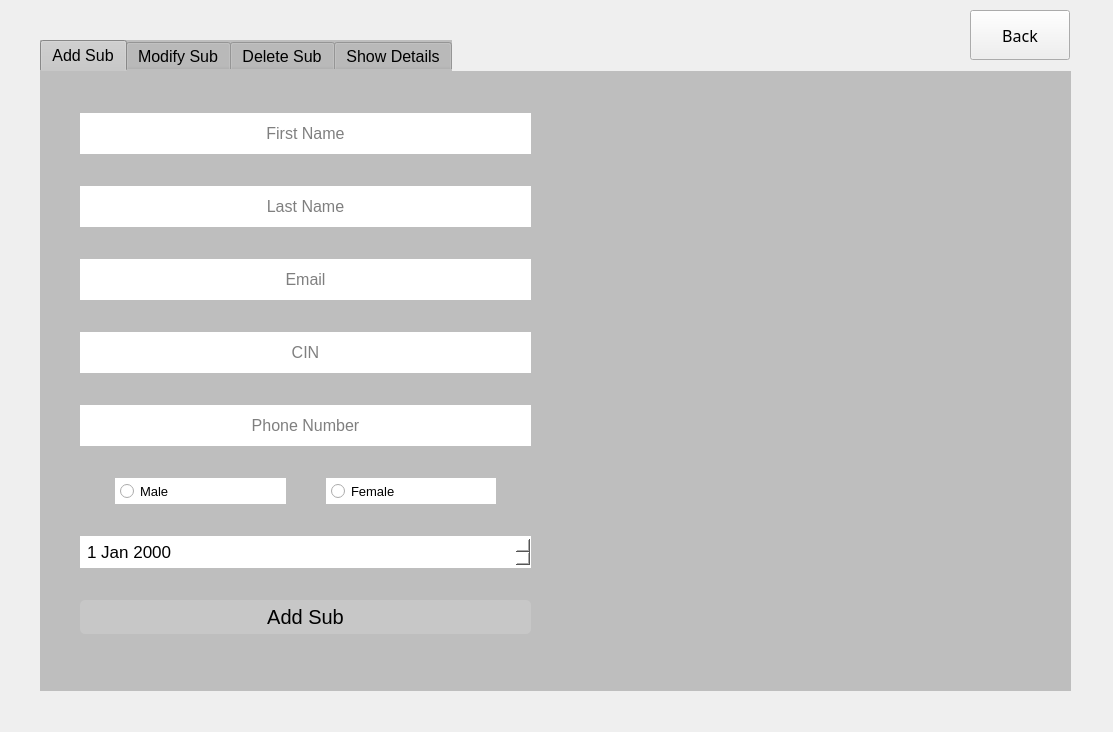
<?xml version="1.0" encoding="UTF-8"?>
<ui version="4.0">
 <class>MainWindow</class>
 <widget class="QMainWindow" name="MainWindow">
  <property name="geometry">
   <rect>
    <x>0</x>
    <y>0</y>
    <width>1113</width>
    <height>732</height>
   </rect>
  </property>
  <property name="minimumSize">
   <size>
    <width>1113</width>
    <height>732</height>
   </size>
  </property>
  <property name="maximumSize">
   <size>
    <width>1113</width>
    <height>732</height>
   </size>
  </property>
  <property name="windowTitle">
   <string>MainWindow</string>
  </property>
  <property name="styleSheet">
   <string notr="true">QMainWindow{

border-image: url(:/background/img/bg.jpg);}</string>
  </property>
  <widget class="QWidget" name="centralwidget">
   <widget class="QTabWidget" name="tabWidget">
    <property name="geometry">
     <rect>
      <x>40</x>
      <y>40</y>
      <width>1031</width>
      <height>651</height>
     </rect>
    </property>
    <property name="font">
     <font>
      <pointsize>12</pointsize>
     </font>
    </property>
    <property name="styleSheet">
     <string notr="true">border:none;
outline:none;
background-color:rgb(190, 190, 190)</string>
    </property>
    <property name="currentIndex">
     <number>0</number>
    </property>
    <property name="usesScrollButtons">
     <bool>false</bool>
    </property>
    <widget class="QWidget" name="tab">
     <attribute name="title">
      <string>Add Sub</string>
     </attribute>
     <widget class="QWidget" name="layoutWidget">
      <property name="geometry">
       <rect>
        <x>40</x>
        <y>40</y>
        <width>451</width>
        <height>531</height>
       </rect>
      </property>
      <layout class="QGridLayout" name="gridLayout">
       <property name="verticalSpacing">
        <number>30</number>
       </property>
       <item row="4" column="0">
        <widget class="QLineEdit" name="cin">
         <property name="minimumSize">
          <size>
           <width>300</width>
           <height>40</height>
          </size>
         </property>
         <property name="font">
          <font>
           <pointsize>12</pointsize>
          </font>
         </property>
         <property name="styleSheet">
          <string notr="true">QLineEdit{
padding:10px;
background-color: rgb(255, 255, 255);
border-radius:0px;
}
QLineEdit:focus{
border-bottom:2px solid blue;
}
</string>
         </property>
         <property name="alignment">
          <set>Qt::AlignCenter</set>
         </property>
         <property name="placeholderText">
          <string>CIN</string>
         </property>
        </widget>
       </item>
       <item row="6" column="0">
        <layout class="QHBoxLayout" name="horizontalLayout">
         <property name="sizeConstraint">
          <enum>QLayout::SetDefaultConstraint</enum>
         </property>
         <item>
          <spacer name="horizontalSpacer">
           <property name="orientation">
            <enum>Qt::Horizontal</enum>
           </property>
           <property name="sizeType">
            <enum>QSizePolicy::Fixed</enum>
           </property>
           <property name="sizeHint" stdset="0">
            <size>
             <width>35</width>
             <height>10</height>
            </size>
           </property>
          </spacer>
         </item>
         <item>
          <widget class="QRadioButton" name="Male">
           <property name="sizePolicy">
            <sizepolicy hsizetype="Minimum" vsizetype="Fixed">
             <horstretch>0</horstretch>
             <verstretch>0</verstretch>
            </sizepolicy>
           </property>
           <property name="font">
            <font>
             <pointsize>10</pointsize>
            </font>
           </property>
           <property name="layoutDirection">
            <enum>Qt::LeftToRight</enum>
           </property>
           <property name="styleSheet">
            <string notr="true">padding:5px;
background-color: rgb(255, 255, 255);</string>
           </property>
           <property name="text">
            <string>Male</string>
           </property>
          </widget>
         </item>
         <item>
          <spacer name="horizontalSpacer_8">
           <property name="orientation">
            <enum>Qt::Horizontal</enum>
           </property>
           <property name="sizeType">
            <enum>QSizePolicy::Fixed</enum>
           </property>
           <property name="sizeHint" stdset="0">
            <size>
             <width>40</width>
             <height>20</height>
            </size>
           </property>
          </spacer>
         </item>
         <item>
          <widget class="QRadioButton" name="Female">
           <property name="font">
            <font>
             <pointsize>10</pointsize>
            </font>
           </property>
           <property name="styleSheet">
            <string notr="true">padding:5px;
background-color: rgb(255, 255, 255);</string>
           </property>
           <property name="text">
            <string>Female</string>
           </property>
          </widget>
         </item>
         <item>
          <spacer name="horizontalSpacer_2">
           <property name="orientation">
            <enum>Qt::Horizontal</enum>
           </property>
           <property name="sizeType">
            <enum>QSizePolicy::Fixed</enum>
           </property>
           <property name="sizeHint" stdset="0">
            <size>
             <width>35</width>
             <height>10</height>
            </size>
           </property>
          </spacer>
         </item>
        </layout>
       </item>
       <item row="7" column="0">
        <layout class="QHBoxLayout" name="horizontalLayout_2">
         <item>
          <widget class="QDateEdit" name="birthday">
           <property name="font">
            <font>
             <pointsize>13</pointsize>
            </font>
           </property>
           <property name="styleSheet">
            <string notr="true">padding:5px;background-color: rgb(255, 255, 255);</string>
           </property>
          </widget>
         </item>
        </layout>
       </item>
       <item row="3" column="0">
        <widget class="QLineEdit" name="mail">
         <property name="minimumSize">
          <size>
           <width>300</width>
           <height>40</height>
          </size>
         </property>
         <property name="font">
          <font>
           <pointsize>12</pointsize>
          </font>
         </property>
         <property name="styleSheet">
          <string notr="true">QLineEdit{
padding:10px;
background-color: rgb(255, 255, 255);
border-radius:0px;
}
QLineEdit:focus{
border-bottom:2px solid blue;
}
</string>
         </property>
         <property name="alignment">
          <set>Qt::AlignCenter</set>
         </property>
         <property name="placeholderText">
          <string>Email</string>
         </property>
        </widget>
       </item>
       <item row="0" column="0">
        <widget class="QLineEdit" name="FName">
         <property name="minimumSize">
          <size>
           <width>300</width>
           <height>40</height>
          </size>
         </property>
         <property name="font">
          <font>
           <pointsize>12</pointsize>
          </font>
         </property>
         <property name="styleSheet">
          <string notr="true">QLineEdit{
padding:10px;
background-color: rgb(255, 255, 255);
border-radius:0px;
}
QLineEdit:focus{
border-bottom:2px solid blue;
}
</string>
         </property>
         <property name="alignment">
          <set>Qt::AlignCenter</set>
         </property>
         <property name="placeholderText">
          <string>First Name</string>
         </property>
        </widget>
       </item>
       <item row="5" column="0">
        <widget class="QLineEdit" name="num">
         <property name="minimumSize">
          <size>
           <width>300</width>
           <height>40</height>
          </size>
         </property>
         <property name="font">
          <font>
           <pointsize>12</pointsize>
          </font>
         </property>
         <property name="styleSheet">
          <string notr="true">QLineEdit{
padding:10px;
background-color: rgb(255, 255, 255);
border-radius:0px;
}
QLineEdit:focus{
border-bottom:2px solid blue;
}
</string>
         </property>
         <property name="alignment">
          <set>Qt::AlignCenter</set>
         </property>
         <property name="placeholderText">
          <string>Phone Number</string>
         </property>
        </widget>
       </item>
       <item row="8" column="0">
        <widget class="QPushButton" name="add">
         <property name="font">
          <font>
           <pointsize>15</pointsize>
          </font>
         </property>
         <property name="styleSheet">
          <string notr="true">QPushButton{
background-color: rgb(199, 199, 199);
padding:5px;
border-radius: 5px;
}
QPushButton:hover{
background-color:rgb(120, 120, 120);

 }</string>
         </property>
         <property name="text">
          <string>Add Sub</string>
         </property>
        </widget>
       </item>
       <item row="2" column="0">
        <widget class="QLineEdit" name="LName">
         <property name="minimumSize">
          <size>
           <width>300</width>
           <height>40</height>
          </size>
         </property>
         <property name="font">
          <font>
           <pointsize>12</pointsize>
          </font>
         </property>
         <property name="styleSheet">
          <string notr="true">QLineEdit{
padding:10px;
background-color: rgb(255, 255, 255);
border-radius:0px;
}
QLineEdit:focus{
border-bottom:2px solid blue;
}
</string>
         </property>
         <property name="alignment">
          <set>Qt::AlignCenter</set>
         </property>
         <property name="placeholderText">
          <string>Last Name</string>
         </property>
        </widget>
       </item>
      </layout>
     </widget>
     <widget class="QLabel" name="label">
      <property name="geometry">
       <rect>
        <x>540</x>
        <y>40</y>
        <width>431</width>
        <height>531</height>
       </rect>
      </property>
      <property name="styleSheet">
       <string notr="true">QLabel{
border-image: url(:/background/img/date.jpg);
}</string>
      </property>
      <property name="text">
       <string/>
      </property>
     </widget>
    </widget>
    <widget class="QWidget" name="tab_2">
     <attribute name="title">
      <string>Modify Sub</string>
     </attribute>
     <widget class="QWidget" name="layoutWidget_3">
      <property name="geometry">
       <rect>
        <x>500</x>
        <y>50</y>
        <width>451</width>
        <height>526</height>
       </rect>
      </property>
      <layout class="QGridLayout" name="gridLayout_2">
       <property name="verticalSpacing">
        <number>30</number>
       </property>
       <item row="7" column="0">
        <widget class="QPushButton" name="modify">
         <property name="font">
          <font>
           <pointsize>15</pointsize>
          </font>
         </property>
         <property name="styleSheet">
          <string notr="true">QPushButton{
background-color: rgb(199, 199, 199);
padding:5px;
border-radius: 5px;
}
QPushButton:hover{
background-color:rgb(120, 120, 120);

 }</string>
         </property>
         <property name="text">
          <string>Modify Sub</string>
         </property>
        </widget>
       </item>
       <item row="2" column="0">
        <widget class="QLineEdit" name="modifyLast">
         <property name="minimumSize">
          <size>
           <width>300</width>
           <height>40</height>
          </size>
         </property>
         <property name="font">
          <font>
           <pointsize>12</pointsize>
          </font>
         </property>
         <property name="styleSheet">
          <string notr="true">QLineEdit{
padding:10px;
background-color: rgb(255, 255, 255);
border-radius:0px;
}
QLineEdit:focus{
border-bottom:2px solid blue;
}
</string>
         </property>
         <property name="alignment">
          <set>Qt::AlignCenter</set>
         </property>
         <property name="placeholderText">
          <string>Last Name</string>
         </property>
        </widget>
       </item>
       <item row="3" column="0">
        <widget class="QLineEdit" name="modifyMail">
         <property name="minimumSize">
          <size>
           <width>300</width>
           <height>40</height>
          </size>
         </property>
         <property name="font">
          <font>
           <pointsize>12</pointsize>
          </font>
         </property>
         <property name="styleSheet">
          <string notr="true">QLineEdit{
padding:10px;
background-color: rgb(255, 255, 255);
border-radius:0px;
}
QLineEdit:focus{
border-bottom:2px solid blue;
}
</string>
         </property>
         <property name="alignment">
          <set>Qt::AlignCenter</set>
         </property>
         <property name="placeholderText">
          <string>Email</string>
         </property>
        </widget>
       </item>
       <item row="5" column="0">
        <layout class="QHBoxLayout" name="horizontalLayout_3">
         <property name="sizeConstraint">
          <enum>QLayout::SetDefaultConstraint</enum>
         </property>
         <item>
          <spacer name="horizontalSpacer_4">
           <property name="orientation">
            <enum>Qt::Horizontal</enum>
           </property>
           <property name="sizeType">
            <enum>QSizePolicy::Fixed</enum>
           </property>
           <property name="sizeHint" stdset="0">
            <size>
             <width>35</width>
             <height>10</height>
            </size>
           </property>
          </spacer>
         </item>
         <item>
          <widget class="QRadioButton" name="modifyMale">
           <property name="font">
            <font>
             <pointsize>10</pointsize>
            </font>
           </property>
           <property name="styleSheet">
            <string notr="true">padding:5px;
background-color: rgb(255, 255, 255);</string>
           </property>
           <property name="text">
            <string>Male</string>
           </property>
          </widget>
         </item>
         <item>
          <widget class="QRadioButton" name="modifyFe">
           <property name="font">
            <font>
             <pointsize>10</pointsize>
            </font>
           </property>
           <property name="styleSheet">
            <string notr="true">padding:5px;
background-color: rgb(255, 255, 255);</string>
           </property>
           <property name="text">
            <string>Female</string>
           </property>
          </widget>
         </item>
         <item>
          <spacer name="horizontalSpacer_5">
           <property name="orientation">
            <enum>Qt::Horizontal</enum>
           </property>
           <property name="sizeType">
            <enum>QSizePolicy::Fixed</enum>
           </property>
           <property name="sizeHint" stdset="0">
            <size>
             <width>35</width>
             <height>10</height>
            </size>
           </property>
          </spacer>
         </item>
        </layout>
       </item>
       <item row="0" column="0">
        <widget class="QLineEdit" name="modifyName">
         <property name="minimumSize">
          <size>
           <width>300</width>
           <height>40</height>
          </size>
         </property>
         <property name="font">
          <font>
           <pointsize>12</pointsize>
          </font>
         </property>
         <property name="styleSheet">
          <string notr="true">QLineEdit{
padding:10px;
background-color: rgb(255, 255, 255);
border-radius:0px;
}
QLineEdit:focus{
border-bottom:2px solid blue;
}
</string>
         </property>
         <property name="alignment">
          <set>Qt::AlignCenter</set>
         </property>
         <property name="placeholderText">
          <string>First Name</string>
         </property>
        </widget>
       </item>
       <item row="4" column="0">
        <widget class="QLineEdit" name="modifyNum">
         <property name="minimumSize">
          <size>
           <width>300</width>
           <height>40</height>
          </size>
         </property>
         <property name="font">
          <font>
           <pointsize>12</pointsize>
          </font>
         </property>
         <property name="styleSheet">
          <string notr="true">QLineEdit{
padding:10px;
background-color: rgb(255, 255, 255);
border-radius:0px;
}
QLineEdit:focus{
border-bottom:2px solid blue;
}
</string>
         </property>
         <property name="alignment">
          <set>Qt::AlignCenter</set>
         </property>
         <property name="placeholderText">
          <string>Phone Number</string>
         </property>
        </widget>
       </item>
       <item row="6" column="0">
        <layout class="QHBoxLayout" name="horizontalLayout_4">
         <item>
          <widget class="QDateEdit" name="modifyBirthday">
           <property name="font">
            <font>
             <pointsize>13</pointsize>
            </font>
           </property>
           <property name="styleSheet">
            <string notr="true">background-color: rgb(255, 255, 255);
padding:5px;</string>
           </property>
          </widget>
         </item>
        </layout>
       </item>
      </layout>
     </widget>
     <widget class="QLabel" name="label_7">
      <property name="geometry">
       <rect>
        <x>100</x>
        <y>80</y>
        <width>261</width>
        <height>281</height>
       </rect>
      </property>
      <property name="styleSheet">
       <string notr="true">image: url(:/background/img/memo.1024x1024.png);</string>
      </property>
      <property name="text">
       <string/>
      </property>
     </widget>
     <widget class="QLineEdit" name="modifyCIN">
      <property name="geometry">
       <rect>
        <x>60</x>
        <y>430</y>
        <width>300</width>
        <height>40</height>
       </rect>
      </property>
      <property name="minimumSize">
       <size>
        <width>300</width>
        <height>40</height>
       </size>
      </property>
      <property name="font">
       <font>
        <pointsize>12</pointsize>
       </font>
      </property>
      <property name="styleSheet">
       <string notr="true">QLineEdit{
padding:10px;
background-color: rgb(255, 255, 255);
border-radius:0px;
}
QLineEdit:focus{
border-bottom:2px solid blue;
}
</string>
      </property>
      <property name="alignment">
       <set>Qt::AlignCenter</set>
      </property>
      <property name="placeholderText">
       <string>CIN</string>
      </property>
     </widget>
     <widget class="QPushButton" name="search">
      <property name="geometry">
       <rect>
        <x>60</x>
        <y>490</y>
        <width>300</width>
        <height>50</height>
       </rect>
      </property>
      <property name="font">
       <font>
        <pointsize>15</pointsize>
       </font>
      </property>
      <property name="styleSheet">
       <string notr="true">QPushButton{
padding:10px;
background-color: rgb(0, 0, 171);
color: rgb(255, 255, 255);
}
QPushButton:hover{
background-color:rgb(0, 0, 255);
}

</string>
      </property>
      <property name="text">
       <string>Search</string>
      </property>
     </widget>
    </widget>
    <widget class="QWidget" name="tab_3">
     <attribute name="title">
      <string>Delete Sub</string>
     </attribute>
     <widget class="QLineEdit" name="deleteCIN">
      <property name="geometry">
       <rect>
        <x>280</x>
        <y>320</y>
        <width>449</width>
        <height>40</height>
       </rect>
      </property>
      <property name="minimumSize">
       <size>
        <width>300</width>
        <height>40</height>
       </size>
      </property>
      <property name="font">
       <font>
        <pointsize>12</pointsize>
       </font>
      </property>
      <property name="styleSheet">
       <string notr="true">QLineEdit{
padding:10px;
background-color: rgb(255, 255, 255);
border-radius:0px;
}
QLineEdit:focus{
border-bottom:2px solid blue;
}
</string>
      </property>
      <property name="alignment">
       <set>Qt::AlignCenter</set>
      </property>
      <property name="placeholderText">
       <string>CIN</string>
      </property>
     </widget>
     <widget class="QPushButton" name="DELETE">
      <property name="geometry">
       <rect>
        <x>280</x>
        <y>420</y>
        <width>449</width>
        <height>40</height>
       </rect>
      </property>
      <property name="font">
       <font>
        <pointsize>15</pointsize>
       </font>
      </property>
      <property name="styleSheet">
       <string notr="true">QPushButton{
	background-color: rgb(255, 0, 0);
padding:5px;
border-radius: 5px;
color:white;
}
QPushButton:hover{
	background-color: rgb(208, 0, 0);

 }</string>
      </property>
      <property name="text">
       <string>Delete</string>
      </property>
     </widget>
     <widget class="QLabel" name="label_2">
      <property name="geometry">
       <rect>
        <x>340</x>
        <y>40</y>
        <width>311</width>
        <height>251</height>
       </rect>
      </property>
      <property name="styleSheet">
       <string notr="true">border-image: url(:/background/img/—Pngtree—red cross paint clipart transparent_9171931.png);
background-color:rgb(190, 190, 190);</string>
      </property>
      <property name="text">
       <string/>
      </property>
     </widget>
    </widget>
    <widget class="QWidget" name="tab_4">
     <attribute name="title">
      <string>Show Details</string>
     </attribute>
     <widget class="QLabel" name="label_3">
      <property name="geometry">
       <rect>
        <x>435</x>
        <y>20</y>
        <width>150</width>
        <height>150</height>
       </rect>
      </property>
      <property name="minimumSize">
       <size>
        <width>150</width>
        <height>150</height>
       </size>
      </property>
      <property name="maximumSize">
       <size>
        <width>200</width>
        <height>200</height>
       </size>
      </property>
      <property name="styleSheet">
       <string notr="true">border-image: url(:/background/img/profile.png);</string>
      </property>
      <property name="text">
       <string/>
      </property>
      <property name="alignment">
       <set>Qt::AlignCenter</set>
      </property>
     </widget>
     <widget class="QWidget" name="layoutWidget">
      <property name="geometry">
       <rect>
        <x>60</x>
        <y>250</y>
        <width>908</width>
        <height>271</height>
       </rect>
      </property>
      <layout class="QHBoxLayout" name="horizontalLayout_5">
       <item>
        <layout class="QGridLayout" name="gridLayout_3">
         <item row="2" column="0">
          <widget class="QLabel" name="label_5">
           <property name="font">
            <font>
             <pointsize>12</pointsize>
             <underline>true</underline>
             <strikeout>false</strikeout>
             <kerning>true</kerning>
            </font>
           </property>
           <property name="text">
            <string>E-Mail</string>
           </property>
          </widget>
         </item>
         <item row="1" column="0">
          <widget class="QLabel" name="label_6">
           <property name="font">
            <font>
             <pointsize>12</pointsize>
             <underline>true</underline>
             <strikeout>false</strikeout>
             <kerning>true</kerning>
            </font>
           </property>
           <property name="text">
            <string>Phone Number</string>
           </property>
          </widget>
         </item>
         <item row="1" column="1">
          <widget class="QLineEdit" name="showNum">
           <property name="enabled">
            <bool>false</bool>
           </property>
           <property name="minimumSize">
            <size>
             <width>200</width>
             <height>40</height>
            </size>
           </property>
           <property name="font">
            <font>
             <pointsize>12</pointsize>
            </font>
           </property>
           <property name="styleSheet">
            <string notr="true">QLineEdit{
padding:10px;
background-color: rgb(255, 255, 255);
border-radius:0px;
}
QLineEdit:focus{
border-bottom:2px solid blue;
}
</string>
           </property>
           <property name="alignment">
            <set>Qt::AlignCenter</set>
           </property>
           <property name="placeholderText">
            <string>Phone Number</string>
           </property>
          </widget>
         </item>
         <item row="0" column="1">
          <widget class="QLineEdit" name="showName">
           <property name="enabled">
            <bool>false</bool>
           </property>
           <property name="minimumSize">
            <size>
             <width>200</width>
             <height>40</height>
            </size>
           </property>
           <property name="font">
            <font>
             <pointsize>12</pointsize>
            </font>
           </property>
           <property name="styleSheet">
            <string notr="true">QLineEdit{
padding:10px;
background-color: rgb(255, 255, 255);
border-radius:0px;
}
QLineEdit:focus{
border-bottom:2px solid blue;
}
</string>
           </property>
           <property name="alignment">
            <set>Qt::AlignCenter</set>
           </property>
           <property name="placeholderText">
            <string>Name</string>
           </property>
          </widget>
         </item>
         <item row="0" column="0">
          <widget class="QLabel" name="label_4">
           <property name="font">
            <font>
             <pointsize>12</pointsize>
             <underline>true</underline>
             <strikeout>false</strikeout>
             <kerning>true</kerning>
            </font>
           </property>
           <property name="text">
            <string>Full Name</string>
           </property>
          </widget>
         </item>
         <item row="2" column="1">
          <widget class="QLineEdit" name="showmail">
           <property name="enabled">
            <bool>false</bool>
           </property>
           <property name="minimumSize">
            <size>
             <width>200</width>
             <height>40</height>
            </size>
           </property>
           <property name="font">
            <font>
             <pointsize>12</pointsize>
            </font>
           </property>
           <property name="styleSheet">
            <string notr="true">QLineEdit{
padding:10px;
background-color: rgb(255, 255, 255);
border-radius:0px;
}
QLineEdit:focus{
border-bottom:2px solid blue;
}
</string>
           </property>
           <property name="alignment">
            <set>Qt::AlignCenter</set>
           </property>
           <property name="placeholderText">
            <string>Mail</string>
           </property>
          </widget>
         </item>
        </layout>
       </item>
       <item>
        <spacer name="horizontalSpacer_7">
         <property name="orientation">
          <enum>Qt::Horizontal</enum>
         </property>
         <property name="sizeType">
          <enum>QSizePolicy::Fixed</enum>
         </property>
         <property name="sizeHint" stdset="0">
          <size>
           <width>40</width>
           <height>20</height>
          </size>
         </property>
        </spacer>
       </item>
       <item>
        <layout class="QGridLayout" name="gridLayout_4">
         <item row="0" column="2">
          <widget class="QLineEdit" name="showGender">
           <property name="enabled">
            <bool>false</bool>
           </property>
           <property name="minimumSize">
            <size>
             <width>200</width>
             <height>40</height>
            </size>
           </property>
           <property name="font">
            <font>
             <pointsize>12</pointsize>
            </font>
           </property>
           <property name="styleSheet">
            <string notr="true">QLineEdit{
padding:10px;
background-color: rgb(255, 255, 255);
border-radius:0px;
}
QLineEdit:focus{
border-bottom:2px solid blue;
}
</string>
           </property>
           <property name="alignment">
            <set>Qt::AlignCenter</set>
           </property>
           <property name="placeholderText">
            <string>Gender</string>
           </property>
          </widget>
         </item>
         <item row="2" column="2">
          <widget class="QLineEdit" name="showbirthday">
           <property name="enabled">
            <bool>false</bool>
           </property>
           <property name="minimumSize">
            <size>
             <width>200</width>
             <height>40</height>
            </size>
           </property>
           <property name="font">
            <font>
             <pointsize>12</pointsize>
            </font>
           </property>
           <property name="styleSheet">
            <string notr="true">QLineEdit{
padding:10px;
background-color: rgb(255, 255, 255);
border-radius:0px;
}
QLineEdit:focus{
border-bottom:2px solid blue;
}
</string>
           </property>
           <property name="alignment">
            <set>Qt::AlignCenter</set>
           </property>
           <property name="placeholderText">
            <string>Birthday</string>
           </property>
          </widget>
         </item>
         <item row="0" column="0">
          <widget class="QLabel" name="label_12">
           <property name="font">
            <font>
             <pointsize>12</pointsize>
             <underline>true</underline>
             <strikeout>false</strikeout>
             <kerning>true</kerning>
            </font>
           </property>
           <property name="text">
            <string>Gender</string>
           </property>
          </widget>
         </item>
         <item row="2" column="0">
          <widget class="QLabel" name="label_14">
           <property name="font">
            <font>
             <pointsize>12</pointsize>
             <underline>true</underline>
             <strikeout>false</strikeout>
             <kerning>true</kerning>
            </font>
           </property>
           <property name="text">
            <string>Birthday</string>
           </property>
          </widget>
         </item>
        </layout>
       </item>
      </layout>
     </widget>
     <widget class="QPushButton" name="print">
      <property name="geometry">
       <rect>
        <x>440</x>
        <y>540</y>
        <width>150</width>
        <height>40</height>
       </rect>
      </property>
      <property name="font">
       <font>
        <pointsize>15</pointsize>
       </font>
      </property>
      <property name="styleSheet">
       <string notr="true">QPushButton{
background-color: rgb(199, 199, 199);
padding:5px;
border-radius: 5px;
}
QPushButton:hover{
background-color:rgb(120, 120, 120);

 }</string>
      </property>
      <property name="text">
       <string>Print</string>
      </property>
     </widget>
     <widget class="QLineEdit" name="showCIN">
      <property name="geometry">
       <rect>
        <x>360</x>
        <y>190</y>
        <width>300</width>
        <height>40</height>
       </rect>
      </property>
      <property name="minimumSize">
       <size>
        <width>300</width>
        <height>40</height>
       </size>
      </property>
      <property name="font">
       <font>
        <pointsize>12</pointsize>
       </font>
      </property>
      <property name="styleSheet">
       <string notr="true">QLineEdit{
padding:10px;
background-color: rgb(255, 255, 255);
border-radius:0px;
}
QLineEdit:focus{
border-bottom:2px solid blue;
}
</string>
      </property>
      <property name="alignment">
       <set>Qt::AlignCenter</set>
      </property>
      <property name="placeholderText">
       <string>CIN</string>
      </property>
     </widget>
    </widget>
   </widget>
   <widget class="QPushButton" name="back">
    <property name="geometry">
     <rect>
      <x>970</x>
      <y>10</y>
      <width>100</width>
      <height>50</height>
     </rect>
    </property>
    <property name="font">
     <font>
      <family>8514oem</family>
      <pointsize>12</pointsize>
     </font>
    </property>
    <property name="text">
     <string>Back</string>
    </property>
   </widget>
  </widget>
 </widget>
 <resources>
  <include location="ressource.qrc"/>
 </resources>
 <connections/>
</ui>
